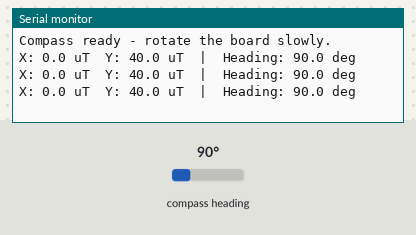
Bench run of a sketch on a simulated ESP32. Shown: the last lines printed to the serial monitor. The inputs (shaded band) are chosen by the test bench; at power-on: compass heading 90°.

Above: at 1.3 s.
1.4 s: compass heading set to 7°
At 1.9 s:
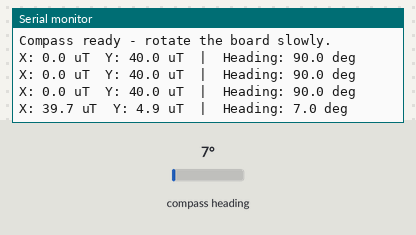
2.9 s: compass heading set to 180°
At 3.4 s:
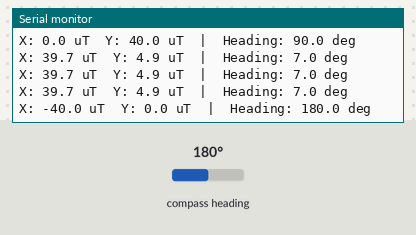
Timing chart, 0 to 5.9 s (numbered marks = the images above; inputs shaded):
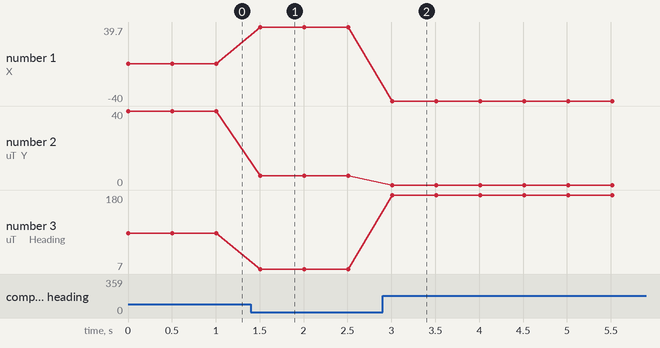

Measured:
- after the input at 1.4 s, the serial monitor: prints a new line after 0.11 s (image 1)
- after the input at 2.9 s, the serial monitor: prints a new line after 0.11 s (image 2)
- plotted number 1: 0 → 39.7 after the input at 1.4 s, 39.7 → -40 after the input at 2.9 s
- plotted number 2: 40 → 4.9 after the input at 1.4 s
- plotted number 3: 90 → 7 after the input at 1.4 s, 7 → 180 after the input at 2.9 s

The sketch:

example.ino
```cpp
// ESP32 (Arduino core) example that initializes I2C on GPIO21/22, uses the Adafruit HMC5883 library to read magnetic axes, and prints X/Y values and heading to the serial console.
//
// Buy this module: https://shillehtek.com/products/hmc5883l-gy-273-magnetometer-compass-module
// Full manual: https://shillehtek.com/blogs/shillehtek-product-manuals/hmc5883l-gy-273-magnetometer-compass-module-manual
// More examples: https://github.com/shillehbean/shillehtek-examples
//

// HMC5883L (GY-273) Compass - ESP32 Example
// SDA -> GPIO 21, SCL -> GPIO 22, VCC -> 3V3, GND -> GND
// Library: "Adafruit HMC5883 Unified" (+ Adafruit Unified Sensor)

#include <Wire.h>
#include <Adafruit_Sensor.h>
#include <Adafruit_HMC5883_U.h>

Adafruit_HMC5883_Unified mag = Adafruit_HMC5883_Unified(12345);

void setup() {
  Serial.begin(115200);
  Wire.begin(21, 22);   // SDA, SCL

  if (!mag.begin()) {
    Serial.println("HMC5883L not found at 0x1E - check wiring.");
    while (1) delay(10);
  }
  Serial.println("Compass ready - rotate the board slowly.");
}

void loop() {
  sensors_event_t event;
  mag.getEvent(&event);

  float heading = atan2(event.magnetic.y, event.magnetic.x);
  if (heading < 0) heading += 2 * PI;

  Serial.printf("X: %.1f uT  Y: %.1f uT  |  Heading: %.1f deg\n",
                event.magnetic.x, event.magnetic.y,
                heading * 180 / PI);
  delay(500);
}
```
